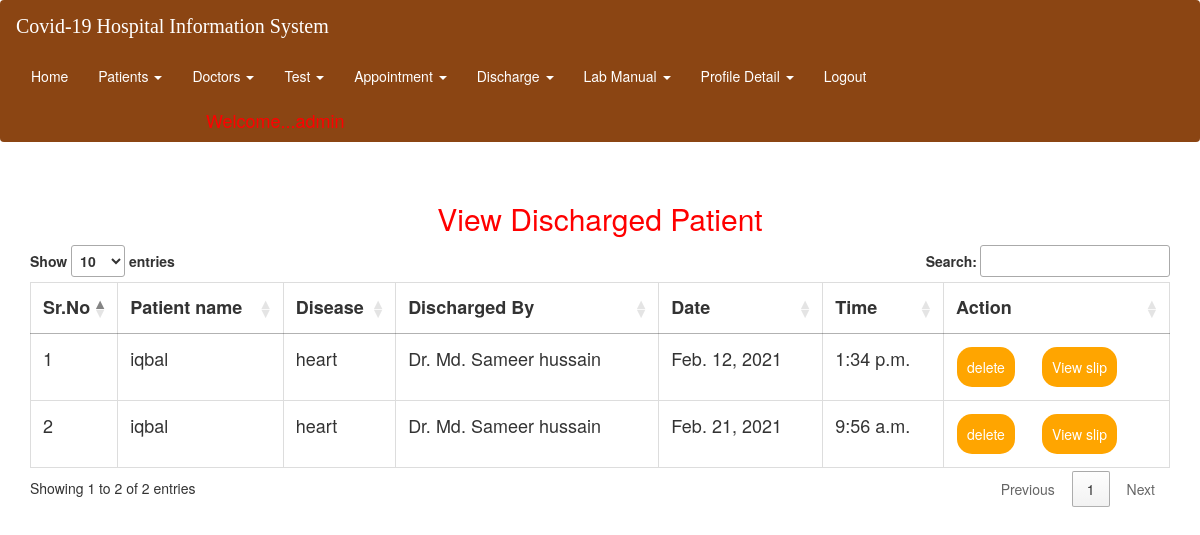
Screenshot of /view_discharge (signed in) with the database file from the repository.
### hospital/models.py (models this page shows, shortened)
class Discharge(models.Model):
    doctor = models.ForeignKey(Doctor,on_delete=models.CASCADE,null=True)
    patient=models.ForeignKey(Patient,on_delete=models.CASCADE,null=True)
    date1=models.DateField(null=True)
    time1=models.TimeField(null=True)
    payment_status=models.CharField(max_length=30,null=True)
    remaining = models.IntegerField(null=True)
    disease = models.CharField(max_length=30,null=True)

class Patient(models.Model):
    disease=models.CharField(max_length=50, null=True)
    rel=models.CharField(max_length=50, null=True)
    cnic=models.CharField(max_length=50, null=True)
    purpose = models.ForeignKey(Purpose,on_delete=models.CASCADE, null=True)
    gender = models.ForeignKey(Gender, on_delete=models.CASCADE, null=True)
    name = models.CharField(max_length=50, null=True)
    age = models.CharField(max_length=50, null=True)
    mobile = models.IntegerField(null=True)
    payment = models.IntegerField(null=True)
    address = models.CharField(max_length=100, null=True)

class Doctor(models.Model):
    name = models.CharField(max_length=50, null=True)
    o_time = models.CharField(max_length=50, null=True)
    o_days = models.CharField(max_length=50, null=True)
    mobile = models.IntegerField(null=True)
    special = models.CharField(max_length=50, null=True)

### hospital/views.py (the view)
# urls.py: path('view_discharge', view_discharge, name='view_discharge'),
def view_discharge(request):
    if not request.user.is_staff:
        return redirect('login')
    data=Discharge.objects.all()
    d={"data":data}
    return render(request,'view_discharge.html',d)

### hospital/templates/view_discharge.html (shortened to what this page needs)
{% extends 'navigation.html' %}
{% block body %}
<center><br><h2 style="color:red">View Discharged Patient</h2></center>
 <div class="container">
<table class="table table-bordered" id="myTable">
  <thead>
  <tr>
      <th>Sr.No</th>
    <th>Patient name</th>
    <th>Disease</th>
    <th>Discharged By</th>
      <th>Date</th>
    <th>Time</th>
    <th>Action</th>
  </tr>
  </thead>
   <tbody>
    {% for i in data %}
  <tr>
    <td>{{forloop.counter}}</td>
    <td>{{i.patient.name}}</td>
    <td>{{i.disease}}</td>
    <td>Dr. {{i.doctor.name}}</td>
      <td>{{i.date1}}</td>
      <td>{{i.time1}}</td>
      <td><a href="{% url 'delete_discharged' i.id %}"><button class="button button1">delete</button></a>
          <a href="{% url 'get' i.id %}" style="margin-left:20px"><button class="button button1">View slip</button></a></td>
  </tr>
    {% endfor %}
    </tbody>
</table>
 </div>
{% endblock %}

### hospital/templates/navigation.html (style rules this page uses)
* { box-sizing: border-box; }
#myTable { border-collapse: collapse; width: 100%; border: 1px solid #ddd; font-size: 18px; }
#myTable th, #myTable td { text-align: left; padding: 12px; }
#myTable tr { border-bottom: 1px solid #ddd; }
.button { background-color: orange; border: none; color: white; padding: 10px; text-align: center; text-decoration: none; display: inline-block; font-size: 14px; margin: 1px 1px; cursor: pointer; }
.button1 { border-radius: 15px; }

### rows the page displays
Discharge: patient.name "iqbal", disease "heart", doctor.name "Md. Sameer hussain", date1 "Feb. 12, 2021", time1 "1:34 p.m."
Discharge: patient.name "iqbal", disease "heart", doctor.name "Md. Sameer hussain", date1 "Feb. 21, 2021", time1 "9:56 a.m."
